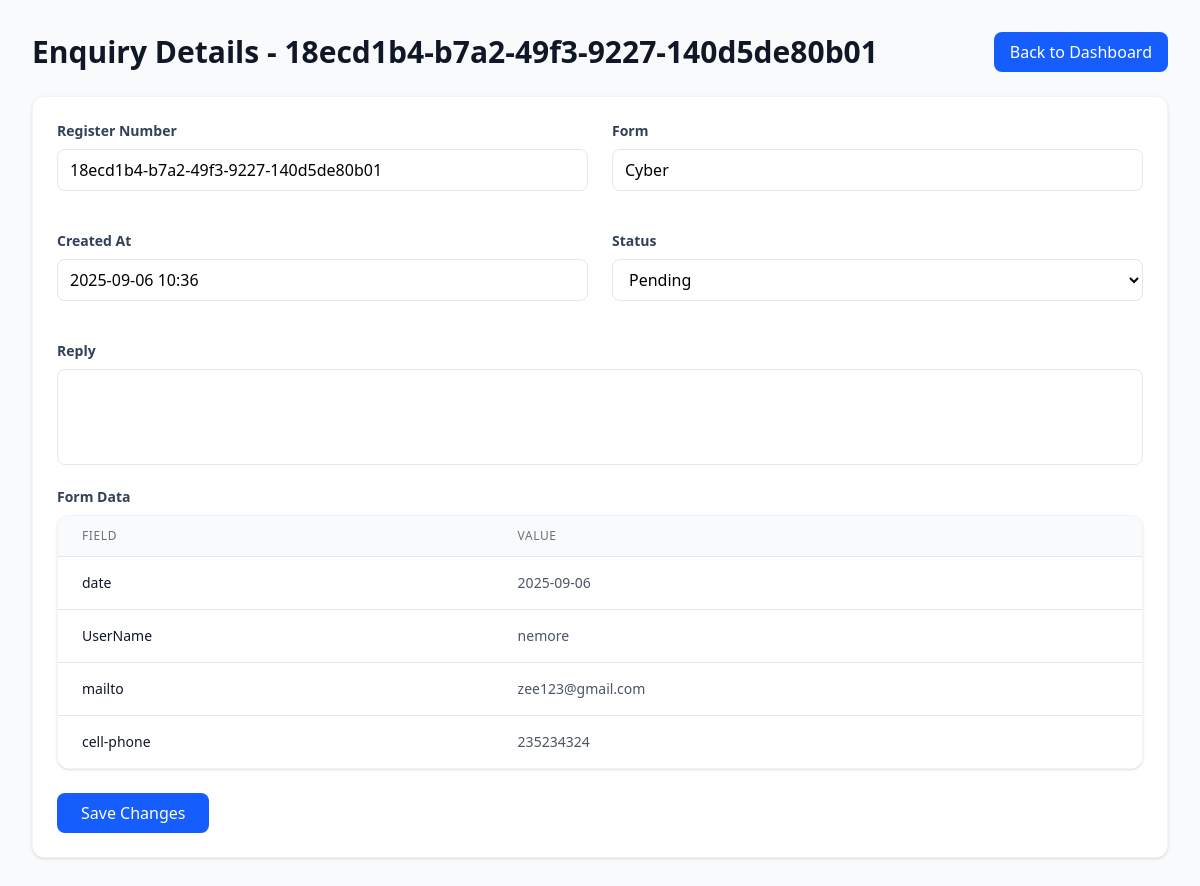
The app's page /enquiry/105/ (signed in) with its own data.
### formsbuilder/models.py (models this page shows, shortened)
class Enquiry(models.Model):
    form = models.ForeignKey(DynamicForm, on_delete=models.CASCADE)
    data = models.JSONField()
    register_number = models.SlugField(unique=True, default=uuid.uuid4)
    status = models.CharField(max_length=20, choices=STATUS_CHOICES, default='pending')
    reply = models.TextField(blank=True, null=True)
    created_at = models.DateTimeField(auto_now_add=True)

class DynamicForm(models.Model):
    name = models.CharField(max_length=255)
    department = models.ForeignKey(Department, on_delete=models.CASCADE)
    website = models.URLField(blank=True, null=True)

### formsbuilder/views.py (the view)
# urls.py: path('enquiry/<int:enquiry_id>/', views.enquiry_detail, name='enquiry_detail'),
@login_required
def enquiry_detail(request, enquiry_id):
    enquiry = get_object_or_404(Enquiry, id=enquiry_id)
    if not request.user.is_superuser:
        assignment = get_object_or_404(DepartmentAdminAssignment, user=request.user, approved=True, department__isnull=False)
        if enquiry.form.department != assignment.department:
            return HttpResponse("Unauthorized", status=403)
    return render(request, 'forms/enquirydetail.html', {
        'enquiry': enquiry,
        'department': enquiry.form.department,
        'status_choices': STATUS_CHOICES,
        'MEDIA_URL': settings.MEDIA_URL
    })

### formsbuilder/context_processors.py (called while the page is built)
def chatbot_context(request):
    settings = ChatbotSettings.load()
    return {
        'chatbot_is_enabled': settings.is_enabled,
    }

### formsbuilder/models.py (called while the page is built)
    @classmethod
    def load(cls):
        obj, created = cls.objects.get_or_create(pk=1)
        return obj

### formsbuilder/templates/forms/enquirydetail.html (shortened to what this page needs)
<!DOCTYPE html>
<html lang="en">
<head>
    <script src="https://cdn.jsdelivr.net/npm/@tailwindcss/browser@4"></script>
</head>
<body class="bg-gray-50 font-sans">
    <div class="flex min-h-screen">
        <div class="flex-1 p-8">
            <div class="space-y-6">
                <div class="flex justify-between items-center">
                    <h1 class="text-3xl font-bold text-gray-900">Enquiry Details - {{ enquiry.register_number }}</h1>
                    <a href="{% url 'dashboard' %}?section=enquiries" class="px-4 py-2 bg-blue-600 text-white rounded-lg hover:bg-blue-700 transition-colors duration-200">Back to Dashboard</a>
                </div>
                <div class="bg-white rounded-xl shadow-sm border border-gray-100 p-6">
                    <form id="enquiry-form" action="{% url 'update_enquiry' enquiry.id %}" method="post">
                        <div class="grid grid-cols-1 md:grid-cols-2 gap-6">
                            <div class="mb-4">
                                <label class="block text-sm font-semibold text-slate-700 mb-2">Register Number</label>
                                <input type="text" class="w-full px-3 py-2 border border-slate-200 rounded-lg focus:outline-none focus:ring-2 focus:ring-blue-500 focus:border-transparent transition" value="{{ enquiry.register_number }}" readonly>
                            </div>
                            <div class="mb-4">
                                <label class="block text-sm font-semibold text-slate-700 mb-2">Form</label>
                                <input type="text" class="w-full px-3 py-2 border border-slate-200 rounded-lg focus:outline-none focus:ring-2 focus:ring-blue-500 focus:border-transparent transition" value="{{ enquiry.form.name }}" readonly>
                            </div>
                            <div class="mb-4">
                                <label class="block text-sm font-semibold text-slate-700 mb-2">Created At</label>
                                <input type="text" class="w-full px-3 py-2 border border-slate-200 rounded-lg focus:outline-none focus:ring-2 focus:ring-blue-500 focus:border-transparent transition" value="{{ enquiry.created_at|date:'Y-m-d H:i' }}" readonly>
                            </div>
                            <div class="mb-4">
                                <label class="block text-sm font-semibold text-slate-700 mb-2">Status</label>
                                <select name="status" class="w-full px-3 py-2 border border-slate-200 rounded-lg focus:outline-none focus:ring-2 focus:ring-blue-500 focus:border-transparent transition">
                                    {% for status, label in status_choices %}
                                        <option value="{{ status }}" {% if enquiry.status == status %}selected{% endif %}>{{ label }}</option>
                                    {% endfor %}
                                </select>
                            </div>
                            <div class="mb-4 col-span-2">
                                <label class="block text-sm font-semibold text-slate-700 mb-2">Reply</label>
                                <textarea name="reply" class="w-full px-3 py-2 border border-slate-200 rounded-lg focus:outline-none focus:ring-2 focus:ring-blue-500 focus:border-transparent transition h-24 resize-none">{{ enquiry.reply|default_if_none:'' }}</textarea>
                            </div>
                        </div>
                        <div class="mb-6">
                            <label class="block text-sm font-semibold text-slate-700 mb-2">Form Data</label>
                            <div class="bg-white rounded-xl shadow-sm border border-gray-100 overflow-hidden">
                                <table class="min-w-full divide-y divide-gray-200">
                                    <thead class="bg-gray-50">
                                        <tr>
                                            <th class="px-6 py-3 text-left text-xs font-medium text-gray-500 uppercase tracking-wider">Field</th>
                                            <th class="px-6 py-3 text-left text-xs font-medium text-gray-500 uppercase tracking-wider">Value</th>
                                        </tr>
                                    </thead>
                                    <tbody class="bg-white divide-y divide-gray-200">
                                        {% for key, value in enquiry.data.items %}
                                            <tr class="hover:bg-gray-50 transition-colors duration-200">
                                                <td class="px-6 py-4 whitespace-nowrap text-sm text-gray-900">{{ key }}</td>
                                                <td class="px-6 py-4 whitespace-nowrap text-sm text-gray-600">
                                                    {% if value is iterable and value is not string %}
                                                        {{ value|join:", " }}
                                                    {% elif key|lower in 'uploade files,file' and value|slice:":9" == 'enquiries/' %}
                                                        <a href="{{ MEDIA_URL }}{{ value }}" target="_blank" class="text-blue-600 hover:underline">{{ value }}</a>
                                                    {% else %}
                                                        {{ value|default:'N/A' }}
                                                    {% endif %}
                                                </td>
                                            </tr>
                                        {% endfor %}
                                    </tbody>
                                </table>
                            </div>
                        </div>
                        <button type="submit" class="w-full md:w-auto px-6 py-2 bg-blue-600 text-white rounded-lg hover:bg-blue-700 transition-colors duration-200">Save Changes</button>
                    </form>
                </div>
            </div>
        </div>
    </div>
</body>
</html>

### records on screen
Enquiry: register_number "18ecd1b4-b7a2-49f3-9227-140d5de80b01", form.name "Cyber", created_at "2025-09-06 10:36", status "Pending"

### other values on screen
{{ key }} "date" "UserName" "mailto" "cell-phone"
{{ value|default:'N/A' }} "2025-09-06" "nemore" "zee123@gmail.com" "235234324"
